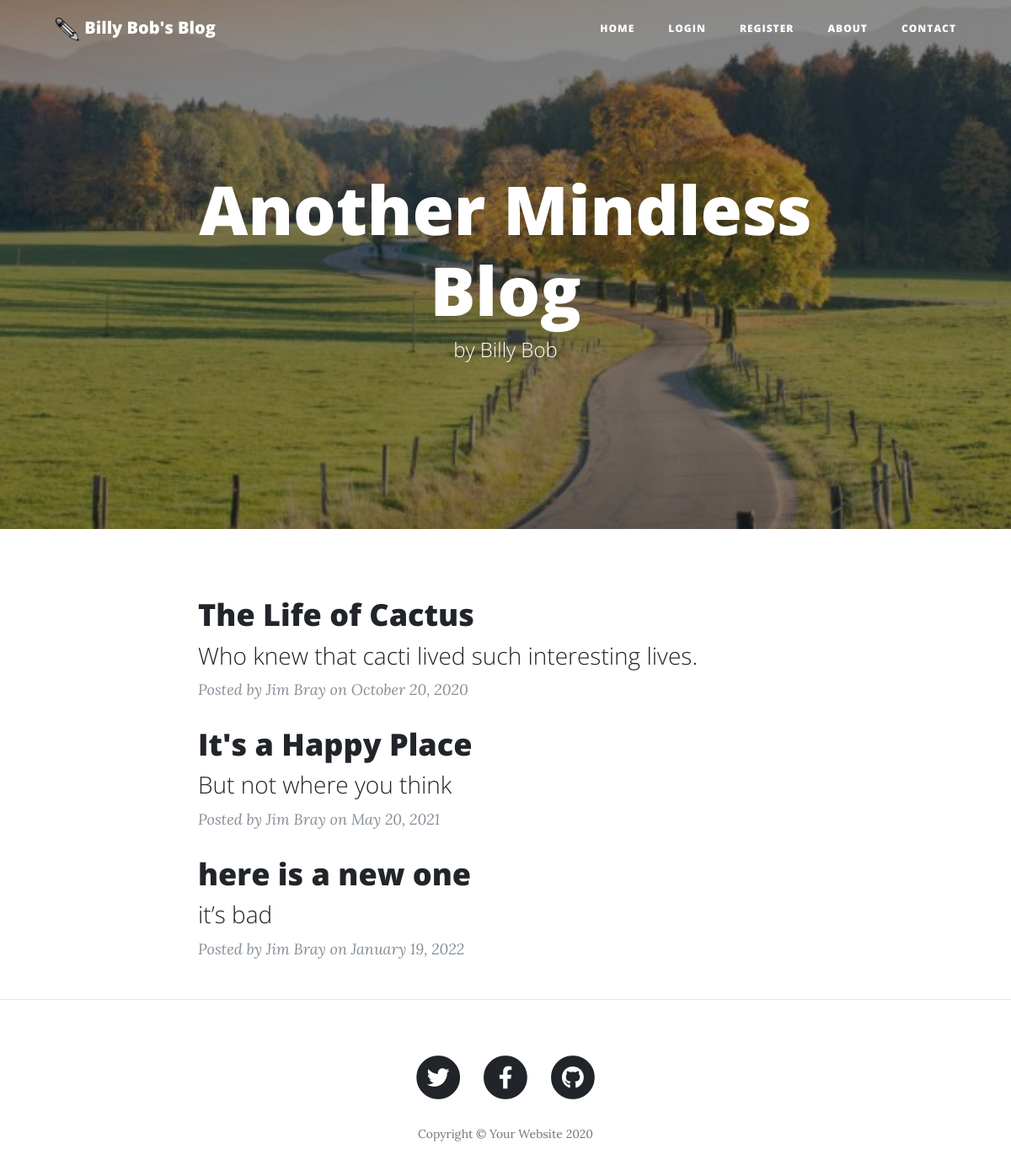
The page / on the database its author committed.
### db_models.py (models this page shows, shortened)
class BlogPost(Base):
    __tablename__ = "blog_posts"
    id = Column(Integer, primary_key=True)
    author_id = Column(Integer, ForeignKey("users.id"))
    author = relationship("User", back_populates="posts")
    title = Column(String(250), unique=True, nullable=False)
    subtitle = Column(String(250), nullable=False)
    date = Column(String(250), nullable=False)
    body = Column(Text, nullable=False)
    img_url = Column(String(250), nullable=False)
    comments = relationship("Comment", back_populates="parent_post")

class User(UserMixin, Base):
    __tablename__ = "users"
    id = Column(Integer, primary_key=True)
    email = Column(String(100), unique=True)
    password = Column(String(100))
    name = Column(String(100))
    posts = relationship("BlogPost", back_populates="author")
    comments = relationship("Comment", back_populates="comment_author")

### main.py (the view)
@app.route('/')
def get_all_posts():
    posts = db_session.query(BlogPost).all()
    return render_template("index.html", all_posts=posts, current_user=current_user)

### templates/index.html (shortened to what this page needs)
{% include "header.html" %}
  <header class="masthead" style="background-image: url( {{ url_for('static', filename='/img/country.jpg') }} )">
    <div class="overlay"></div>
    <div class="container">
      <div class="row">
        <div class="col-lg-8 col-md-10 mx-auto">
          <div class="site-heading">
            <h1>Another Mindless Blog </h1>
            <span class="subheading">by Billy Bob</span>
          </div>
        </div>
      </div>
    </div>
  </header>
  <div class="container">
    <div class="row">
      <div class="col-lg-8 col-md-10 mx-auto">
        {% for post in all_posts %}
        <div class="post-preview">
          <a href="{{ url_for('show_post', post_id=post.id) }}">
            <h2 class="post-title">
              {{post.title}}
            </h2>
            <h3 class="post-subtitle">
              {{post.subtitle}}
            </h3>
          </a>
          <p class="post-meta">Posted by
            {{post.author.name}}
            on {{post.date}}
          </p>
        </div>
        {% endfor %}
      </div>
    </div>
  </div>
  <hr>
{% include "footer.html" %}

### templates/header.html (shortened to what this page needs)
<!DOCTYPE html>
<html lang="en">
<head>
  <link href="{{ url_for('static', filename='vendor/bootstrap/css/bootstrap.min.css') }}" rel="stylesheet">
  <link href="{{ url_for('static', filename='vendor/fontawesome-free/css/all.min.css')}}" rel="stylesheet" type="text/css">
  <link href="{{ url_for('static', filename='css/clean-blog.min.css')}}" rel="stylesheet">
</head>
<body>
  <nav class="navbar navbar-expand-md navbar-light fixed-top" id="mainNav">
    <div class="container">
      <a class="navbar-brand" href="{{url_for('get_all_posts')}}">
      <img alt="Brand" src="{{ url_for('static', filename='img/pencil_BW.png') }}" height="30" width="30">
      Billy Bob's Blog
      </a>
      <div class="collapse navbar-collapse" id="navbarResponsive">
        <ul class="navbar-nav ml-auto">
          <li class="nav-item">
            <a class="nav-link" href="{{ url_for('get_all_posts') }}">Home</a>
          </li>
          {% if not current_user.is_authenticated: %}
          <li class="nav-item">
            <a class="nav-link" href="{{ url_for('login') }}">Login</a>
          </li>
          <li class="nav-item">
            <a class="nav-link" href="{{ url_for('register') }}">Register</a>
          </li>
          {% else: %}
          <li class="nav-item">
            <a class="nav-link" href="{{ url_for('logout') }}">Log Out</a>
          </li>
          {% endif %}
          <li class="nav-item">
            <a class="nav-link" href="{{ url_for('about') }}">About</a>
          </li>
          <li class="nav-item">
            <a class="nav-link" href="{{ url_for('contact') }}">Contact</a>
          </li>
        </ul>
      </div>
    </div>
  </nav>

### templates/footer.html (shortened to what this page needs)
  <footer>
    <div class="container">
      <div class="row">
        <div class="col-lg-8 col-md-10 mx-auto">
          <ul class="list-inline text-center">
            <li class="list-inline-item">
              <a href="#">
                <span class="fa-stack fa-lg">
                  <i class="fas fa-circle fa-stack-2x"></i>
                  <i class="fab fa-twitter fa-stack-1x fa-inverse"></i>
                </span>
              </a>
            </li>
            <li class="list-inline-item">
              <a href="#">
                <span class="fa-stack fa-lg">
                  <i class="fas fa-circle fa-stack-2x"></i>
                  <i class="fab fa-facebook-f fa-stack-1x fa-inverse"></i>
                </span>
              </a>
            </li>
            <li class="list-inline-item">
              <a href="#">
                <span class="fa-stack fa-lg">
                  <i class="fas fa-circle fa-stack-2x"></i>
                  <i class="fab fa-github fa-stack-1x fa-inverse"></i>
                </span>
              </a>
            </li>
          </ul>
          <p class="copyright text-muted">Copyright &copy; Your Website 2020</p>
        </div>
      </div>
    </div>
  </footer>
</body>
</html>

### rows shown on the page
BlogPost: title "The Life of Cactus", subtitle "Who knew that cacti lived such interesting lives.", author.name "Jim Bray", date "October 20, 2020"
BlogPost: title "It's a Happy Place", subtitle "But not where you think", author.name "Jim Bray", date "May 20, 2021"
BlogPost: title "here is a new one", subtitle "it’s bad", author.name "Jim Bray", date "January 19, 2022"
